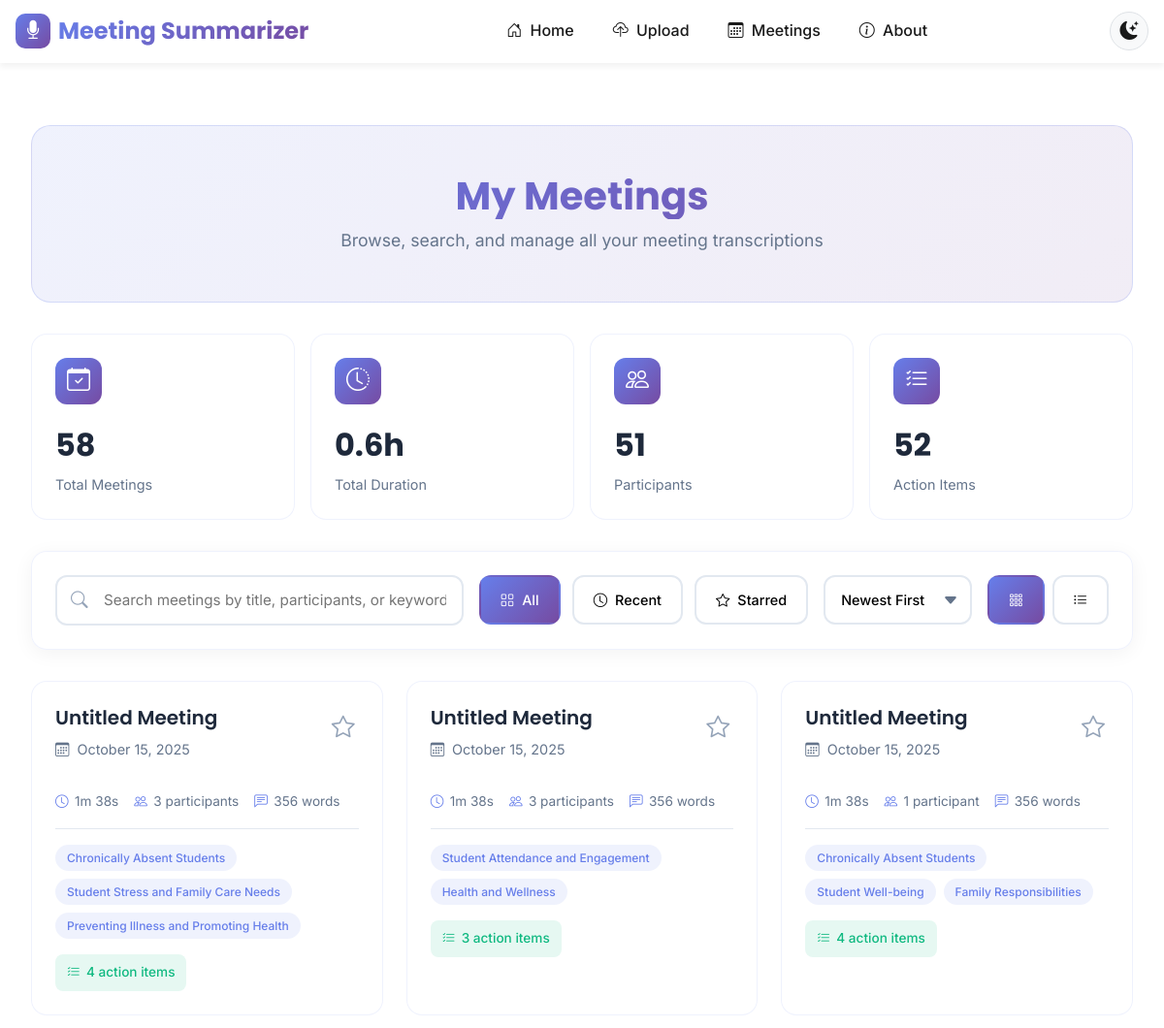
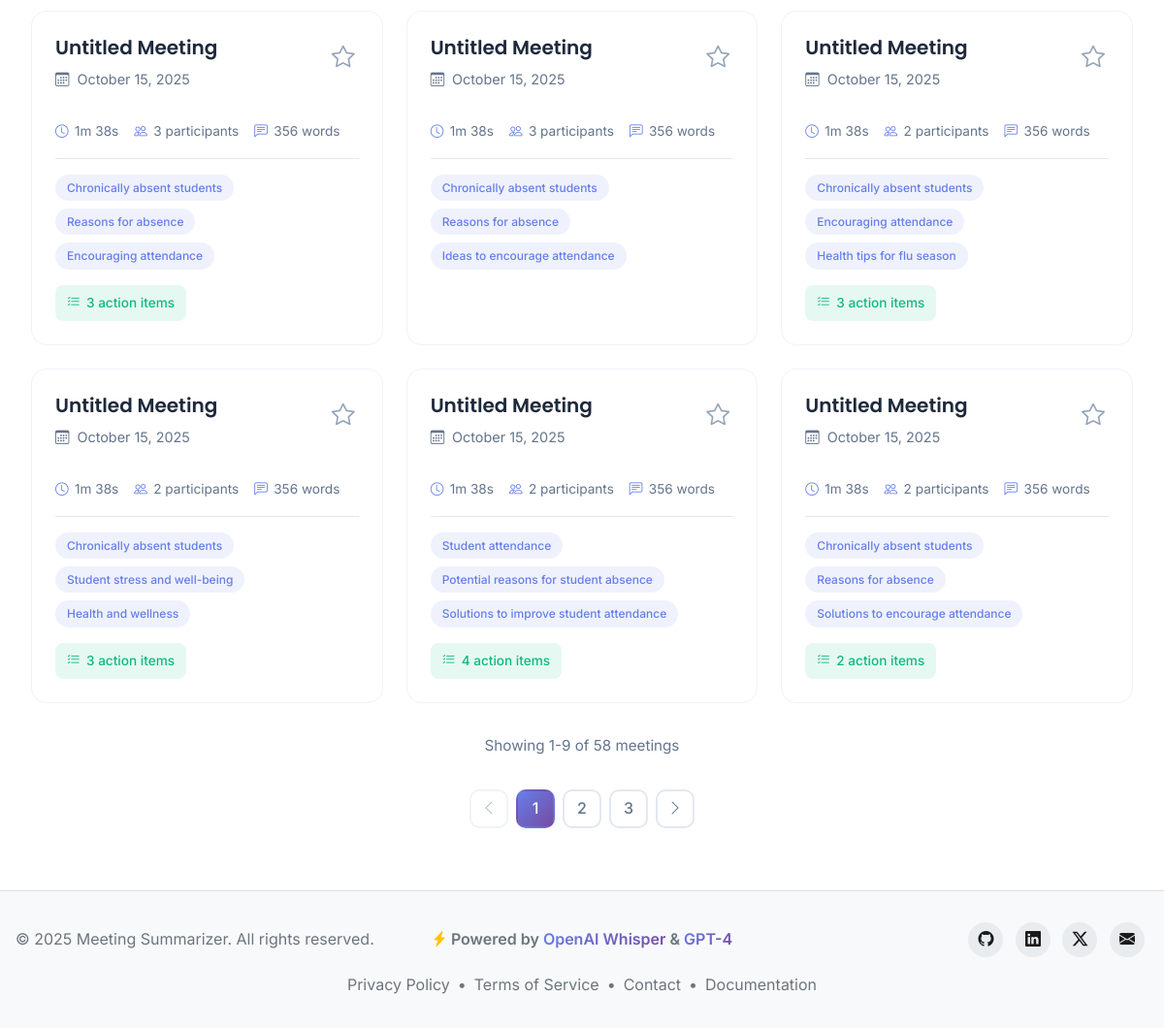
The app's page /meetings/, older data (2 pictures, top to bottom).
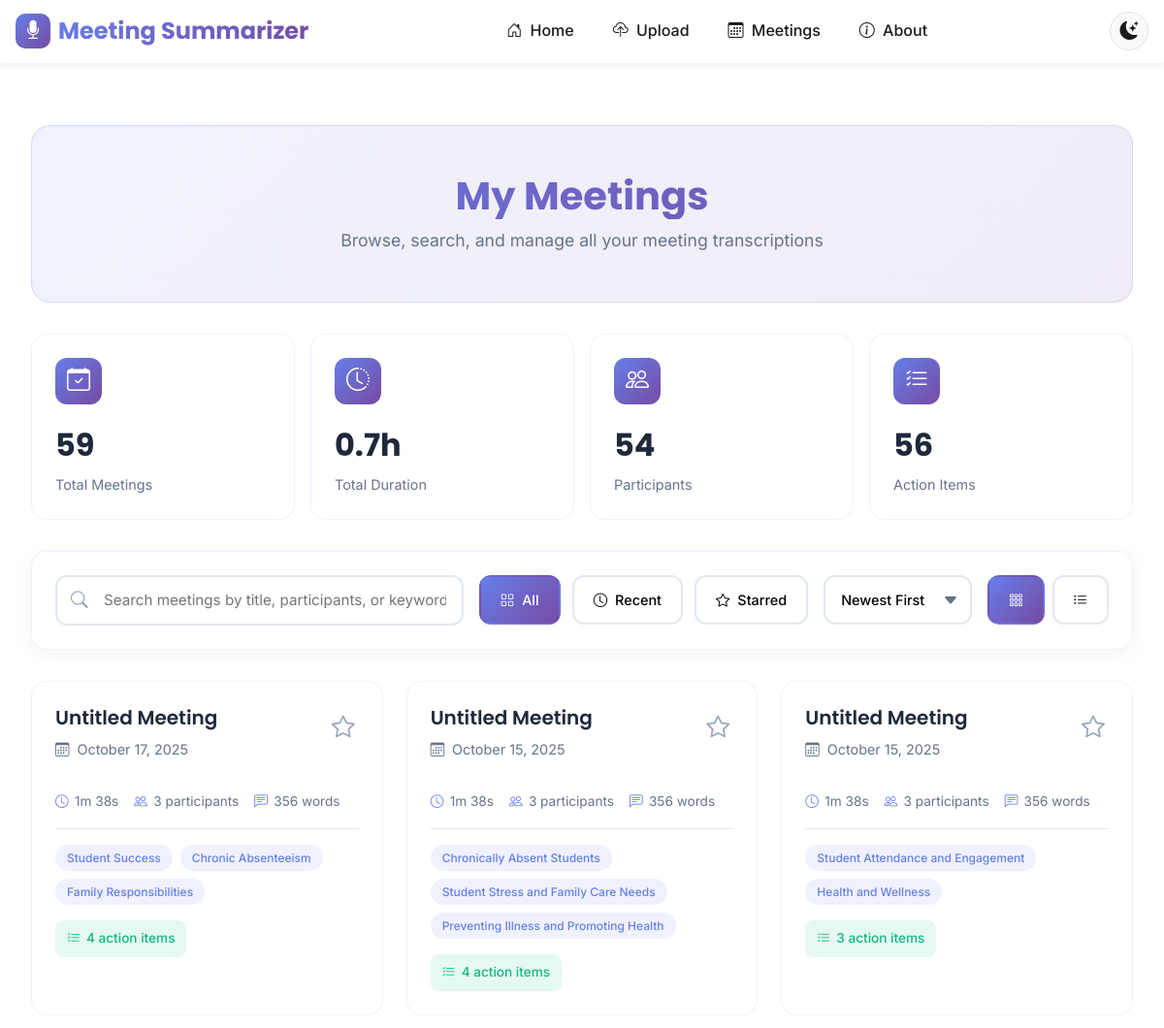
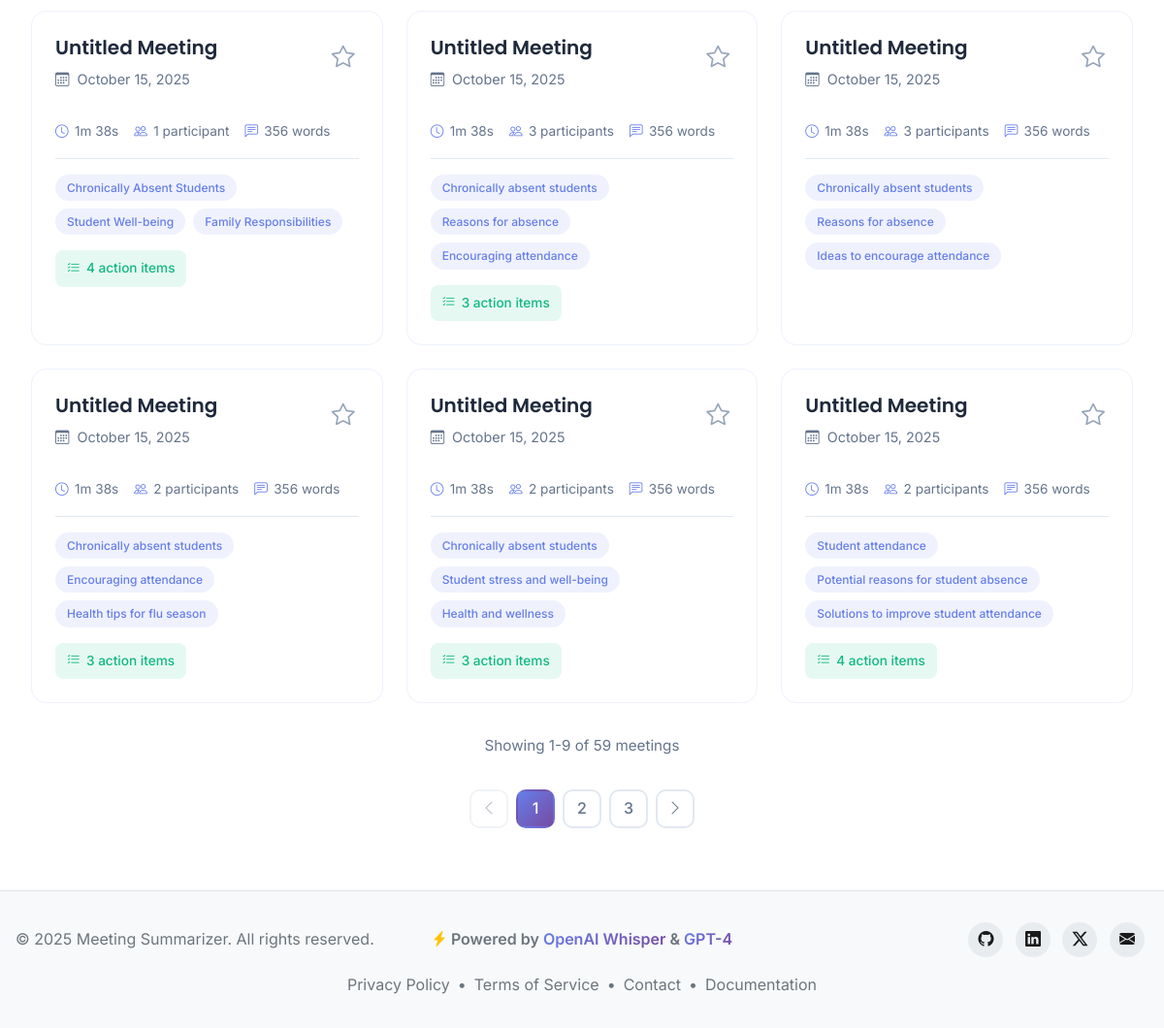
The same page, newer data (2 pictures, top to bottom).
### meetings/models.py (models this page shows, shortened)
class Meeting(models.Model):
    STATUS_CHOICES = [
        ('pending', 'Pending'),
        ('processing', 'Processing'),
        ('completed', 'Completed'),
        ('failed', 'Failed'),
    ]
    audio_file = models.FileField(
        upload_to='meetings/audio/',
        max_length=500,
        validators=[
            FileExtensionValidator(
                allowed_extensions=['mp3', 'wav', 'm4a', 'ogg', 'flac']
            )
        ],
        help_text='Upload audio file (MP3, WAV, M4A, OGG, or FLAC format)'
    )
    title = models.CharField(
        max_length=200,
        default='Untitled Meeting',
        help_text='Meeting title or name'
    )
    duration = models.IntegerField(
        null=True,
        blank=True,
        help_text='Duration in seconds'
    )
    status = models.CharField(
        max_length=20,
        choices=STATUS_CHOICES,
        default='pending',
        db_index=True,  # Index for faster status queries
        help_text='Current processing status'
    )
    created_at = models.DateTimeField(
        auto_now_add=True,
        help_text='Timestamp when meeting was created'
    )
    updated_at = models.DateTimeField(
        auto_now=True,
        help_text='Timestamp when meeting was last updated'
    )
    file_size = models.IntegerField(
        null=True,
        blank=True,
        help_text='File size in bytes'
    )
    notes = models.TextField(
        blank=True,
        null=True,
        help_text='Optional notes or description'
    )
    error_message = models.TextField(
        blank=True,
        null=True,
        help_text='Error message if processing failed'
    )
    is_starred = models.BooleanField(
        default=False,
        help_text='Whether this meeting is starred/favorited'
    )
    tags = models.ManyToManyField(
        'Tag',
        blank=True,
        related_name='meetings',
        help_text='Tags for categorizing this meeting'
    )
    related_meetings = models.ManyToManyField(
        'self',
        blank=True,
        symmetrical=False,
        related_name='referenced_by',
        help_text='Other meetings related to this one'
    )
    class Meta:
        ordering = ['-created_at']  # Show newest meetings first
        verbose_name = 'Meeting'
        verbose_name_plural = 'Meetings'
        indexes = [
            models.Index(fields=['-created_at']),
            models.Index(fields=['status']),
        ]

class Summary(models.Model):
    meeting = models.OneToOneField(
        Meeting,
        on_delete=models.CASCADE,
        related_name='summary',
        help_text='Related meeting record'
    )
    executive_summary = models.TextField(
        help_text='Brief overview of meeting'
    )
    key_decisions = models.JSONField(
        default=list,
        help_text='List of key decisions made during the meeting'
    )
    discussion_topics = models.JSONField(
        default=list,
        help_text='Main topics discussed during the meeting'
    )
    participants = models.JSONField(
        default=list,
        blank=True,
        help_text='List of meeting participants (if detected)'
    )
    insights = models.JSONField(
        default=list,
        blank=True,
        help_text='Key insights or takeaways'
    )
    created_at = models.DateTimeField(
        auto_now_add=True,
        help_text='Timestamp when summary was created'
    )
    class Meta:
        verbose_name = 'Summary'
        verbose_name_plural = 'Summaries'
        ordering = ['-created_at']

class Transcript(models.Model):
    meeting = models.ForeignKey(
        Meeting,
        on_delete=models.CASCADE,
        related_name='transcripts',
        help_text='Related meeting record'
    )
    text = models.TextField(
        help_text='Full transcript text'
    )
    language = models.CharField(
        max_length=10,
        default='en',
        help_text='Language code (e.g., en, es, fr)'
    )
    word_count = models.IntegerField(
        default=0,
        help_text='Number of words in transcript'
    )
    created_at = models.DateTimeField(
        auto_now_add=True,
        help_text='Timestamp when transcript was created'
    )
    confidence_score = models.FloatField(
        null=True,
        blank=True,
        help_text='ASR confidence score (0.0 to 1.0)'
    )
    class Meta:
        verbose_name = 'Transcript'
        verbose_name_plural = 'Transcripts'
        ordering = ['-created_at']

### meetings/views.py (the view)
# urls.py: path('meetings/', views.meetings_list, name='list'),
def meetings_list(request):
    try:
        meetings = Meeting.objects.select_related('summary').prefetch_related(
            'transcripts', 'action_items'
        )
        status_filter = request.GET.get('status', '')
        search_query = request.GET.get('search', '')
        filter_type = request.GET.get('filter', 'all')  # all, recent, starred
        sort_by = request.GET.get('sort', 'date-desc')  # date-desc, date-asc, title-asc, title-desc, duration-desc, duration-asc
        if status_filter and status_filter in ['pending', 'processing', 'completed', 'failed']:
            meetings = meetings.filter(status=status_filter)
        if filter_type == 'starred':
            meetings = meetings.filter(is_starred=True)
        elif filter_type == 'recent':
            from datetime import timedelta
            seven_days_ago = timezone.now() - timedelta(days=7)
            meetings = meetings.filter(created_at__gte=seven_days_ago)
        if search_query:
            meetings = meetings.filter(title__icontains=search_query)
        if sort_by == 'date-desc':
            meetings = meetings.order_by('-created_at')
        elif sort_by == 'date-asc':
            meetings = meetings.order_by('created_at')
        elif sort_by == 'title-asc':
            meetings = meetings.order_by('title')
        elif sort_by == 'title-desc':
            meetings = meetings.order_by('-title')
        elif sort_by == 'duration-desc':
            meetings = meetings.order_by('-duration')
        elif sort_by == 'duration-asc':
            meetings = meetings.order_by('duration')
        else:
            meetings = meetings.order_by('-created_at')
        total_count = meetings.count()
        paginator = Paginator(meetings, 9)
        page_number = request.GET.get('page', 1)
        try:
            page_obj = paginator.page(page_number)
        except PageNotAnInteger:
            page_obj = paginator.page(1)
        except EmptyPage:
            page_obj = paginator.page(paginator.num_pages)
        all_meetings = Meeting.objects.all()
        total_duration = sum(m.duration for m in all_meetings if m.duration)
        total_participants = 0
        for m in all_meetings:
            if hasattr(m, 'summary') and m.summary and m.summary.participants:
                total_participants += len(m.summary.participants)
        total_action_items = ActionItem.objects.filter(meeting__in=all_meetings).count()
        total_duration_hours = total_duration / 3600 if total_duration else 0
        context = {
            'meetings': page_obj,
            'page_obj': page_obj,
            'status_filter': status_filter,
            'search_query': search_query,
            'filter_type': filter_type,
            'sort_by': sort_by,
            'total_count': total_count,
            'paginator': paginator,
            'total_duration_hours': total_duration_hours,
            'total_participants': total_participants,
            'total_action_items': total_action_items,
        }
        return render(request, 'meetings/list.html', context)
    except Exception as e:
        messages.error(request, f'Error loading meetings list: {str(e)}')
        return render(request, 'meetings/list.html', {
            'meetings': [],
            'total_count': 0,
        })

### templates/meetings/list.html (shortened to what this page needs)
{% extends 'base.html' %}
{% load humanize %}
{% load meeting_filters %}
{% block content %}
<div class="meetings-container">
    <div class="meetings-header fade-in">
        <h1>My Meetings</h1>
        <p>Browse, search, and manage all your meeting transcriptions</p>
    </div>
    <div class="stats-row fade-in">
        <div class="stat-card" style="animation-delay: 0.1s">
            <div class="icon">
                <i class="bi bi-calendar-check"></i>
            </div>
            <div class="value">{{ total_count }}</div>
            <div class="label">Total Meetings</div>
        </div>
        <div class="stat-card" style="animation-delay: 0.2s">
            <div class="icon">
                <i class="bi bi-clock-history"></i>
            </div>
            <div class="value">{{ total_duration_hours|floatformat:1 }}h</div>
            <div class="label">Total Duration</div>
        </div>
        <div class="stat-card" style="animation-delay: 0.3s">
            <div class="icon">
                <i class="bi bi-people"></i>
            </div>
            <div class="value">{{ total_participants }}</div>
            <div class="label">Participants</div>
        </div>
        <div class="stat-card" style="animation-delay: 0.4s">
            <div class="icon">
                <i class="bi bi-list-check"></i>
            </div>
            <div class="value">{{ total_action_items }}</div>
            <div class="label">Action Items</div>
        </div>
    </div>
    <div class="controls-bar fade-in" style="animation-delay: 0.5s">
        <div class="search-box">
            <i class="bi bi-search"></i>
            <input type="text" id="searchInput" placeholder="Search meetings by title, participants, or keywords..." value="{{ search_query }}">
        </div>
        <div class="filter-group">
            <button class="filter-btn {% if filter_type == 'all' or not filter_type %}active{% endif %}" data-filter="all">
                <i class="bi bi-grid"></i>
                All
            </button>
            <button class="filter-btn {% if filter_type == 'recent' %}active{% endif %}" data-filter="recent">
                <i class="bi bi-clock"></i>
                Recent
            </button>
            <button class="filter-btn {% if filter_type == 'starred' %}active{% endif %}" data-filter="starred">
                <i class="bi bi-star"></i>
                Starred
            </button>
        </div>
        <div class="sort-dropdown">
            <select id="sortSelect">
                <option value="date-desc" {% if sort_by == 'date-desc' %}selected{% endif %}>Newest First</option>
            </select>
        </div>
        <div class="view-toggle">
            <button class="view-btn active" data-view="grid">
                <i class="bi bi-grid-3x3-gap"></i>
            </button>
            <button class="view-btn" data-view="list">
                <i class="bi bi-list-ul"></i>
            </button>
        </div>
    </div>
    <div class="meetings-grid" id="gridView">
        {% for meeting in meetings %}
        {% url 'meetings:detail' meeting.id as meeting_url %}
        <div class="meeting-card fade-in" data-meeting-id="{{ meeting.id }}" style="animation-delay: 0.{{ forloop.counter }}s">
            <div class="meeting-card-header">
                <div onclick="window.location.href='{{ meeting_url }}'" style="cursor: pointer; flex: 1;">
                    <h3>{{ meeting.title }}</h3>
                    <div class="meeting-date">
                        <i class="bi bi-calendar3"></i>
                        <span>{{ meeting.created_at|date:"F d, Y" }}</span>
                    </div>
                </div>
                <button class="star-btn {% if meeting.is_starred %}starred{% endif %}"
                        data-meeting-id="{{ meeting.id }}"
                        onclick="event.stopPropagation(); toggleStar({{ meeting.id }}, this);"
                        title="{% if meeting.is_starred %}Remove from favorites{% else %}Add to favorites{% endif %}">
                    <i class="bi bi-star{% if meeting.is_starred %}-fill{% endif %}"></i>
                </button>
            </div>
            <div class="meeting-meta" onclick="window.location.href='{{ meeting_url }}'" style="cursor: pointer;">
                <div class="meta-item">
                    <i class="bi bi-clock"></i>
                    <span>{{ meeting.duration|format_duration }}</span>
                </div>
                <div class="meta-item">
                    <i class="bi bi-people"></i>
                    {% if meeting.summary and meeting.summary.participants %}
                    <span>{{ meeting.summary.participants|length }} participant{{ meeting.summary.participants|length|pluralize }}</span>
                    {% else %}
                    <span>0 participants</span>
                    {% endif %}
                </div>
                <div class="meta-item">
                    <i class="bi bi-chat-left-text"></i>
                    {% if meeting.transcripts.first %}
                    <span>{{ meeting.transcripts.first.word_count|default:'0'|intcomma }} words</span>
                    {% else %}
                    <span>0 words</span>
                    {% endif %}
                </div>
            </div>
            {% if meeting.summary and meeting.summary.discussion_topics %}
            <div class="meeting-tags">
                {% for topic in meeting.summary.discussion_topics|slice:":3" %}
                <span class="tag">{{ topic }}</span>
                {% endfor %}
            </div>
            {% endif %}
            {% if meeting.action_items.count > 0 %}
            <div class="meeting-stats">
                <div class="stat-badge">
                    <i class="bi bi-list-check"></i>
                    <span>{{ meeting.action_items.count }} action item{{ meeting.action_items.count|pluralize }}</span>
                </div>
            </div>
            {% endif %}
        </div>
        {% empty %}
        <div class="meeting-card">
            <p>No meetings found.</p>
        </div>
        {% endfor %}
    </div>
    {% if total_count > 0 %}
    <div style="text-align: center; margin: 2rem 0 1rem; color: #64748b; font-size: 0.95rem;">
        Showing {{ page_obj.start_index }}-{{ page_obj.end_index }} of {{ total_count }} meeting{{ total_count|pluralize }}
    </div>
    {% endif %}
    {% if page_obj.has_other_pages %}
    <div class="pagination fade-in" style="animation-delay: 1.2s">
        {% if page_obj.has_previous %}
        <a href="?page={{ page_obj.previous_page_number }}{% if status_filter %}&status={{ status_filter }}{% endif %}{% if search_query %}&search={{ search_query }}{% endif %}" class="page-btn">
            <i class="bi bi-chevron-left"></i>
        </a>
        {% else %}
        <button class="page-btn" disabled>
            <i class="bi bi-chevron-left"></i>
        </button>
        {% endif %}
        {% for num in page_obj.paginator.page_range %}
            {% if page_obj.number == num %}
            <button class="page-btn active">{{ num }}</button>
            {% elif num > page_obj.number|add:'-3' and num < page_obj.number|add:'3' %}
            <a href="?page={{ num }}{% if status_filter %}&status={{ status_filter }}{% endif %}{% if search_query %}&search={{ search_query }}{% endif %}" class="page-btn">{{ num }}</a>
            {% endif %}
        {% endfor %}
        {% if page_obj.has_next %}
        <a href="?page={{ page_obj.next_page_number }}{% if status_filter %}&status={{ status_filter }}{% endif %}{% if search_query %}&search={{ search_query }}{% endif %}" class="page-btn">
            <i class="bi bi-chevron-right"></i>
        </a>
        {% else %}
        <button class="page-btn" disabled>
            <i class="bi bi-chevron-right"></i>
        </button>
        {% endif %}
    </div>
    {% endif %}
</div>
{% endblock %}

Row changes from the older to the newer data that the page shows:
no longer on this page (row unchanged): Meeting: title "Untitled Meeting", created_at "October 15, 2025", is_starred False (drawn), duration "1m 38s", summary.participants|length "2", transcripts.first.word_count "356", discussion_topics "Chronically absent students" "Reasons for absence" "Solutions to encourage attendance", action_items.count "2"
added Meeting: title "Untitled Meeting", created_at "October 17, 2025", is_starred False (drawn), duration "1m 38s", summary.participants|length "3", transcripts.first.word_count "356", discussion_topics "Student Success" "Chronic Absenteeism" "Family Responsibilities", action_items.count "4"
Text that changed along with them:
{{ total_count }}: "58" → "59"
{{ total_duration_hours|floatformat:1 }}: "0.6" → "0.7"
{{ total_participants }}: "51" → "54"
{{ total_action_items }}: "52" → "56"
